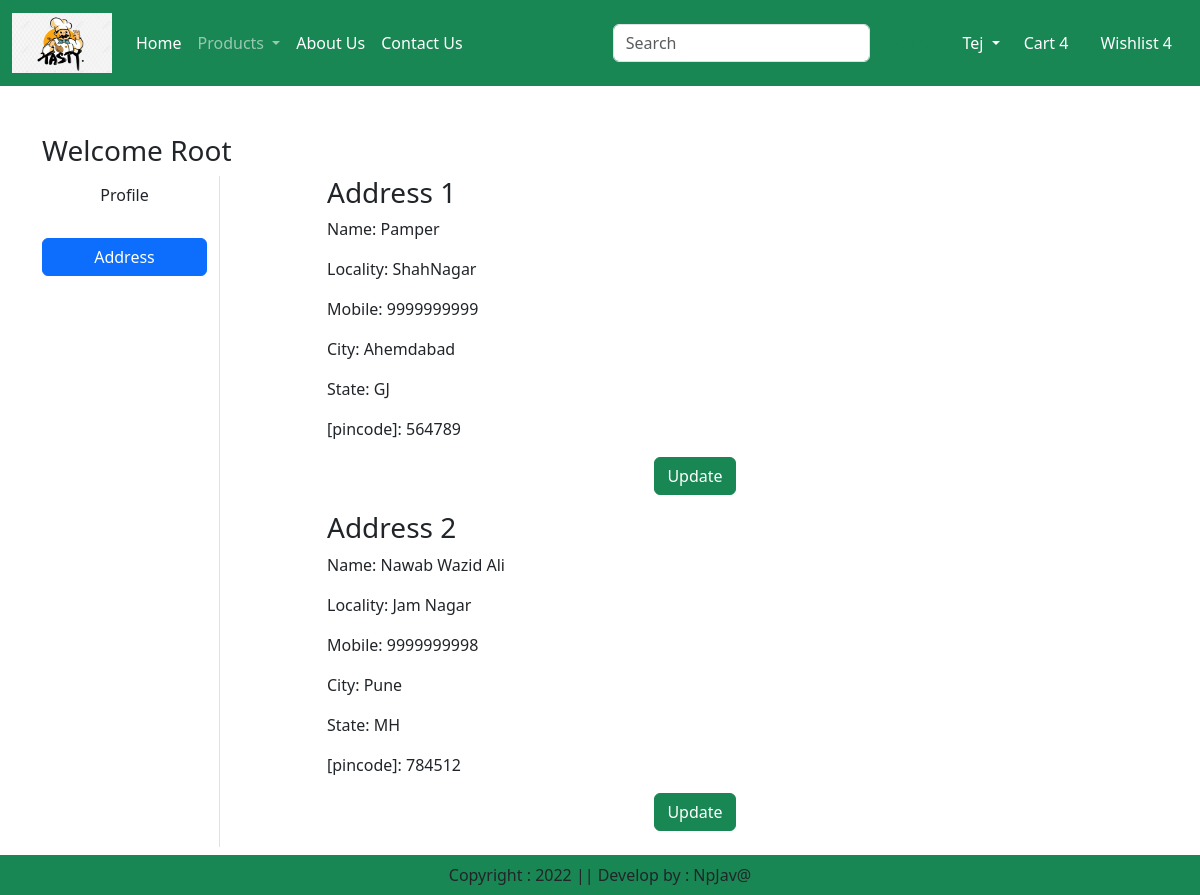
The page /address/ (signed in) on the database its author committed.
### app/models.py (models this page shows, shortened)
class Customer(models.Model):
    user = models.ForeignKey(User, on_delete=models.CASCADE)
    name = models.CharField(max_length=200)
    locality = models.CharField(max_length=200)
    city = models.CharField(max_length=50)
    mobile = models.IntegerField(default=0)
    zipcode = models.IntegerField()
    state = models.CharField(choices=STATE_CHOICES, max_length=100)

### app/views.py (the view)
# urls.py: path('address/', views.address, name='address'),
def address(request):
    add = Customer.objects.filter(user=request.user)
    return render(request, 'app/address.html',locals())

### app/templates/app/address.html (shortened to what this page needs)
{% extends 'app/base.html' %}
{% load static %}
{% block main-content %}
<div class="container my-5">
    <div class="row">
        <h3>Welcome <span class="text-capitalize">{{request.user}}</span></h3>
        <div class="col-sm-2 border-end">
            <ul class="list-unstyled">
            <li class="d-grid"><a href="{% url 'profile' %}" class="btn">Profile</a></li>
            <br>
            <li class="d-grid"><a href="{% url 'address' %}" class="btn btn-primary">Address</a></li>
            </ul>
        </div>
        <div class="col-sm-8 offset-sm-1">
            <div class="row">
                {% for ad in add %}
                <div class="col-sm-6>
                    <div class="card m-2">
                     <div class="card-body">
                      <h3>Address {{forloop.counter}}</h3>
                      <p>Name: {{ad.name}}</p>
                      <p>Locality: {{ad.locality}}</p>
                      <p>Mobile: {{ad.mobile}}</p>
                      <p>City: {{ad.city}}</p>
                      <p>State: {{ad.state}}</p>
                      <p>[pincode]: {{ad.zipcode}}</p>
                      <p class="text-center"><a href="{% url 'updateAddress' pk=ad.id %}" type="button" class= "btn btn-success">Update</a></p>
                     </div>
                    </div>
                </div>
                {% endfor %}
            </div>
        </div>
{% endblock main-content %}

### rows shown on the page
Customer: name "Pamper", locality "ShahNagar", mobile "9999999999", city "Ahemdabad", state "GJ", zipcode "564789"
Customer: name "Nawab Wazid Ali", locality "Jam Nagar", mobile "9999999998", city "Pune", state "MH", zipcode "784512"

### other values the page prints
{{ request.user }} "Root"
